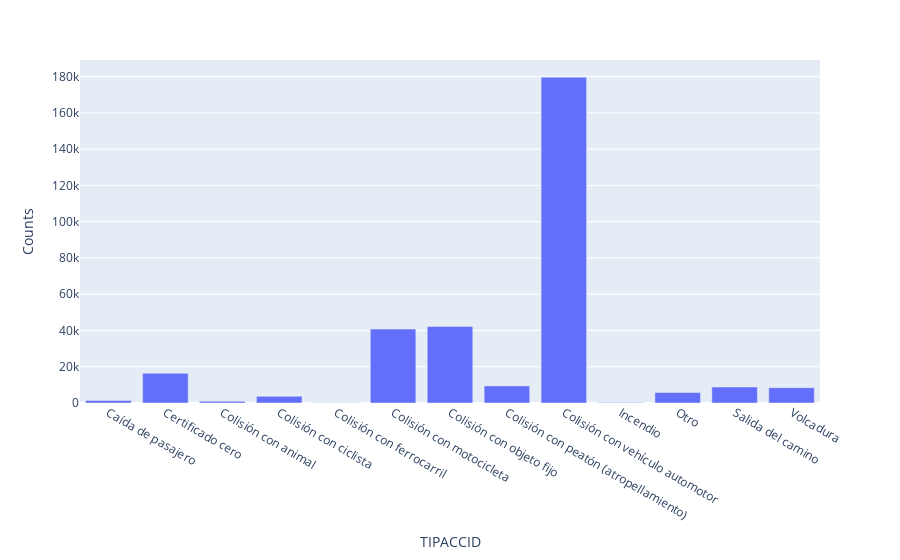

The notebook cell saved with this chart:
### Markdown cell above
# Exploratory Data Analysis

### Code cell
# Bar Plot
items, counts = np.unique(atus["TIPACCID"], return_counts = True) 
pd.DataFrame({"TIPACCID": items, "Counts": counts}).plot.bar(x = "TIPACCID", y = "Counts")

### Figure 1 — Plotly figure (JSON) as saved in the notebook; plotly's stock layout.template omitted (floating-point values rounded to 4 significant figures)
{"data": [{"alignmentgroup": "True", "hovertemplate": "TIPACCID=%{x}<br>Counts=%{y}<extra></extra>", "legendgroup": "", "marker": {"color": "#636efa", "pattern": {"shape": ""}}, "name": "", "offsetgroup": "", "orientation": "v", "showlegend": false, "textposition": "auto", "type": "bar", "x": ["Caída de pasajero", "Certificado cero", "Colisión con animal", "Colisión con ciclista", "Colisión con ferrocarril", "Colisión con motocicleta", "Colisión con objeto fijo", "Colisión con peatón (atropellamiento)", "Colisión con vehículo automotor", "Incendio", "Otro", "Salida del camino", "Volcadura"], "xaxis": "x", "y": [1408, 16368, 932, 3680, 198, 40753, 42243, 9432, 179696, 243, 5791, 8827, 8475], "yaxis": "y"}], "layout": {"barmode": "relative", "legend": {"tracegroupgap": 0}, "margin": {"t": 60}, "xaxis": {"anchor": "y", "domain": [0, 1], "title": {"text": "TIPACCID"}}, "yaxis": {"anchor": "x", "domain": [0, 1], "title": {"text": "Counts"}}}}
